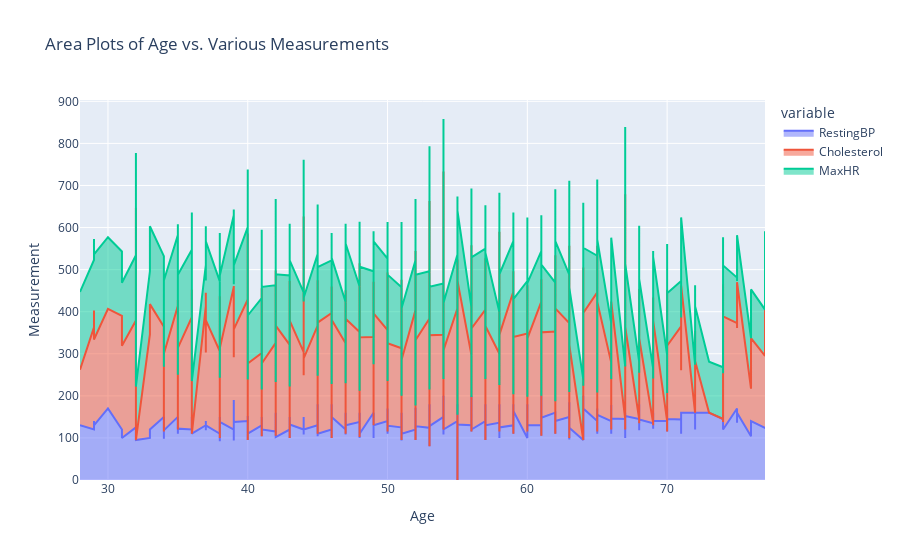

The code cell stored with this chart in its notebook:
### Markdown cell above
<h4>observation: when the patient is in normal state of Resting ECG  its likely for him not to have a heart failure</h4>

### Code cell
import plotly.express as px

# Create area plots with plotly
fig = px.area(data, x='Age', y=['RestingBP', 'Cholesterol', 'MaxHR'],
              labels={'value': 'Measurement'}, title='Area Plots of Age vs. Various Measurements')

# Show the plot
fig.show()

### Figure 1 — Plotly figure (JSON) as saved in the notebook; plotly's stock layout.template omitted (floating-point values rounded to 4 significant figures; data arrays with more than 128 entries replaced by an {"elided": "..."} marker saying what was removed)
{"data": [{"fillpattern": {"shape": ""}, "hovertemplate": "variable=RestingBP<br>Age=%{x}<br>Measurement=%{y}<extra></extra>", "legendgroup": "RestingBP", "line": {"color": "#636efa"}, "marker": {"symbol": "circle"}, "mode": "lines", "name": "RestingBP", "orientation": "v", "showlegend": true, "stackgroup": "1", "type": "scatter", "x": {"elided": "918 int values"}, "xaxis": "x", "y": {"elided": "918 int values"}, "yaxis": "y"}, {"fillpattern": {"shape": ""}, "hovertemplate": "variable=Cholesterol<br>Age=%{x}<br>Measurement=%{y}<extra></extra>", "legendgroup": "Cholesterol", "line": {"color": "#EF553B"}, "marker": {"symbol": "circle"}, "mode": "lines", "name": "Cholesterol", "orientation": "v", "showlegend": true, "stackgroup": "1", "type": "scatter", "x": {"elided": "918 int values"}, "xaxis": "x", "y": {"elided": "918 int values"}, "yaxis": "y"}, {"fillpattern": {"shape": ""}, "hovertemplate": "variable=MaxHR<br>Age=%{x}<br>Measurement=%{y}<extra></extra>", "legendgroup": "MaxHR", "line": {"color": "#00cc96"}, "marker": {"symbol": "circle"}, "mode": "lines", "name": "MaxHR", "orientation": "v", "showlegend": true, "stackgroup": "1", "type": "scatter", "x": {"elided": "918 int values"}, "xaxis": "x", "y": {"elided": "918 int values"}, "yaxis": "y"}], "layout": {"legend": {"title": {"text": "variable"}, "tracegroupgap": 0}, "title": {"text": "Area Plots of Age vs. Various Measurements"}, "xaxis": {"anchor": "y", "domain": [0, 1], "title": {"text": "Age"}}, "yaxis": {"anchor": "x", "domain": [0, 1], "title": {"text": "Measurement"}}}}
